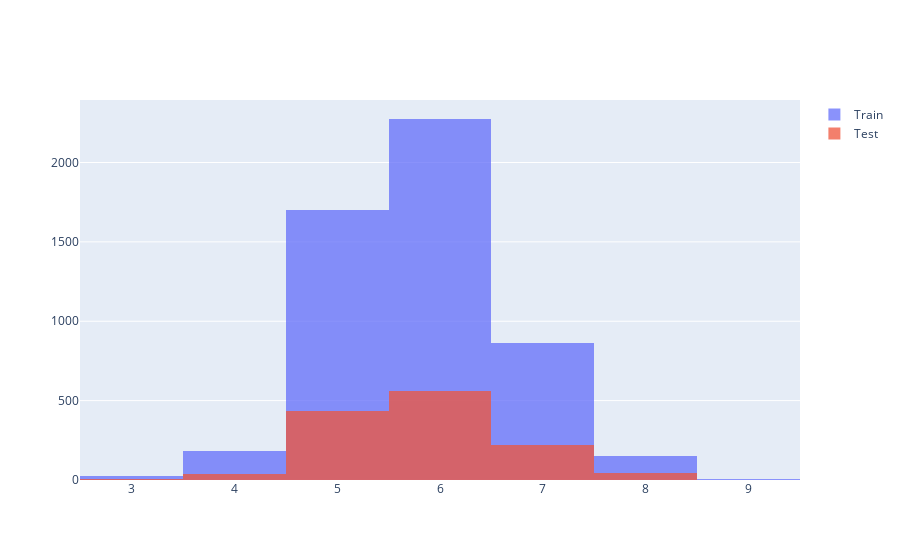

Notebook code cell kept with this figure:
### Code cell
import plotly.graph_objects as go 

fig = go.Figure()
fig.add_trace(go.Histogram(x=X_train['quality'], name = 'Train'))
fig.add_trace(go.Histogram(x=X_test['quality'], name = 'Test'))

fig.update_layout(barmode = 'overlay')
fig.update_traces(opacity=0.75)
fig.show()

### Figure 1 — Plotly figure (JSON) as saved in the notebook; plotly's stock layout.template omitted (floating-point values rounded to 4 significant figures; data arrays with more than 128 entries replaced by an {"elided": "..."} marker saying what was removed)
{"data": [{"name": "Train", "opacity": 0.75, "type": "histogram", "x": {"elided": "5197 int values"}}, {"name": "Test", "opacity": 0.75, "type": "histogram", "x": {"elided": "1300 int values"}}], "layout": {"barmode": "overlay"}}
